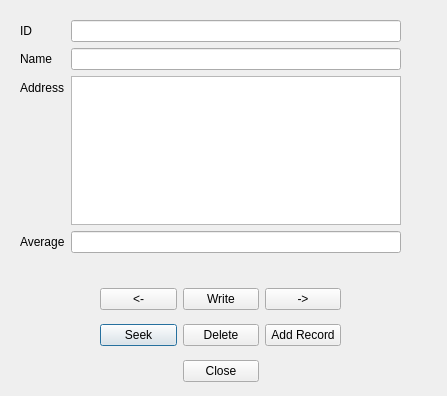
<?xml version="1.0" encoding="UTF-8"?>
<ui version="4.0">
 <class>StudentRecordsDialog</class>
 <widget class="QDialog" name="StudentRecordsDialog">
  <property name="geometry">
   <rect>
    <x>0</x>
    <y>0</y>
    <width>447</width>
    <height>396</height>
   </rect>
  </property>
  <property name="windowTitle">
   <string>Open File</string>
  </property>
  <property name="windowIcon">
   <iconset resource="gui.qrc">
    <normaloff>:/images/open.png</normaloff>:/images/open.png</iconset>
  </property>
  <widget class="QWidget" name="formLayoutWidget">
   <property name="geometry">
    <rect>
     <x>20</x>
     <y>20</y>
     <width>381</width>
     <height>233</height>
    </rect>
   </property>
   <layout class="QFormLayout" name="formLayout">
    <property name="fieldGrowthPolicy">
     <enum>QFormLayout::AllNonFixedFieldsGrow</enum>
    </property>
    <item row="0" column="0">
     <widget class="QLabel" name="labelId">
      <property name="text">
       <string>ID</string>
      </property>
      <property name="buddy">
       <cstring>lineEditId</cstring>
      </property>
     </widget>
    </item>
    <item row="0" column="1">
     <widget class="QLineEdit" name="lineEditId"/>
    </item>
    <item row="1" column="0">
     <widget class="QLabel" name="labelName">
      <property name="text">
       <string>Name</string>
      </property>
      <property name="buddy">
       <cstring>lineEditName</cstring>
      </property>
     </widget>
    </item>
    <item row="1" column="1">
     <widget class="QLineEdit" name="lineEditName"/>
    </item>
    <item row="2" column="0">
     <widget class="QLabel" name="labelAddress">
      <property name="text">
       <string>Address</string>
      </property>
      <property name="buddy">
       <cstring>plainTextAddress</cstring>
      </property>
     </widget>
    </item>
    <item row="2" column="1">
     <widget class="QPlainTextEdit" name="plainTextAddress"/>
    </item>
    <item row="3" column="0">
     <widget class="QLabel" name="labelAverage">
      <property name="text">
       <string>Average</string>
      </property>
      <property name="buddy">
       <cstring>lineEditAverage</cstring>
      </property>
     </widget>
    </item>
    <item row="3" column="1">
     <widget class="QLineEdit" name="lineEditAverage"/>
    </item>
   </layout>
  </widget>
  <widget class="QWidget" name="layoutWidget">
   <property name="geometry">
    <rect>
     <x>100</x>
     <y>280</y>
     <width>241</width>
     <height>112</height>
    </rect>
   </property>
   <layout class="QGridLayout" name="gridLayout">
    <item row="1" column="0">
     <widget class="QPushButton" name="buttonSeek">
      <property name="text">
       <string>Seek</string>
      </property>
     </widget>
    </item>
    <item row="0" column="1">
     <widget class="QPushButton" name="buttonWrite">
      <property name="text">
       <string>Write</string>
      </property>
     </widget>
    </item>
    <item row="0" column="0">
     <widget class="QPushButton" name="buttonPrev">
      <property name="text">
       <string>&lt;-</string>
      </property>
     </widget>
    </item>
    <item row="1" column="2">
     <widget class="QPushButton" name="pushButtonAddRecord">
      <property name="text">
       <string>Add Record</string>
      </property>
     </widget>
    </item>
    <item row="1" column="1">
     <widget class="QPushButton" name="buttonDelete">
      <property name="text">
       <string>Delete</string>
      </property>
     </widget>
    </item>
    <item row="0" column="2">
     <widget class="QPushButton" name="buttonNext">
      <property name="text">
       <string>-&gt;</string>
      </property>
     </widget>
    </item>
    <item row="2" column="1">
     <widget class="QDialogButtonBox" name="buttonBox">
      <property name="sizePolicy">
       <sizepolicy hsizetype="Fixed" vsizetype="Fixed">
        <horstretch>0</horstretch>
        <verstretch>0</verstretch>
       </sizepolicy>
      </property>
      <property name="standardButtons">
       <set>QDialogButtonBox::Close</set>
      </property>
     </widget>
    </item>
   </layout>
  </widget>
 </widget>
 <resources>
  <include location="gui.qrc"/>
 </resources>
 <connections>
  <connection>
   <sender>buttonBox</sender>
   <signal>accepted()</signal>
   <receiver>StudentRecordsDialog</receiver>
   <slot>accept()</slot>
   <hints>
    <hint type="sourcelabel">
     <x>359</x>
     <y>267</y>
    </hint>
    <hint type="destinationlabel">
     <x>358</x>
     <y>289</y>
    </hint>
   </hints>
  </connection>
  <connection>
   <sender>buttonBox</sender>
   <signal>rejected()</signal>
   <receiver>StudentRecordsDialog</receiver>
   <slot>reject()</slot>
   <hints>
    <hint type="sourcelabel">
     <x>381</x>
     <y>273</y>
    </hint>
    <hint type="destinationlabel">
     <x>382</x>
     <y>290</y>
    </hint>
   </hints>
  </connection>
 </connections>
</ui>
